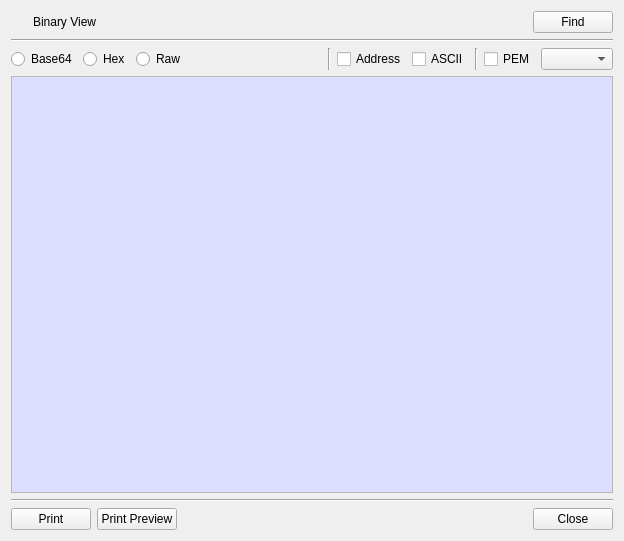
<?xml version="1.0" encoding="UTF-8"?>
<ui version="4.0">
 <class>BinViewDlg</class>
 <widget class="QDialog" name="BinViewDlg">
  <property name="geometry">
   <rect>
    <x>0</x>
    <y>0</y>
    <width>624</width>
    <height>541</height>
   </rect>
  </property>
  <property name="windowTitle">
   <string>Binary View Window</string>
  </property>
  <layout class="QVBoxLayout" name="verticalLayout">
   <item>
    <layout class="QGridLayout" name="gridLayout">
     <item row="0" column="2">
      <spacer name="horizontalSpacer">
       <property name="orientation">
        <enum>Qt::Horizontal</enum>
       </property>
       <property name="sizeHint" stdset="0">
        <size>
         <width>40</width>
         <height>20</height>
        </size>
       </property>
      </spacer>
     </item>
     <item row="0" column="1">
      <widget class="QLabel" name="label">
       <property name="text">
        <string>Binary View</string>
       </property>
      </widget>
     </item>
     <item row="0" column="0">
      <widget class="QPushButton" name="pushButton">
       <property name="maximumSize">
        <size>
         <width>16</width>
         <height>16</height>
        </size>
       </property>
       <property name="text">
        <string/>
       </property>
       <property name="icon">
        <iconset resource="bereditor.qrc">
         <normaloff>:/images/bin_view.png</normaloff>:/images/bin_view.png</iconset>
       </property>
       <property name="flat">
        <bool>true</bool>
       </property>
      </widget>
     </item>
     <item row="0" column="3">
      <widget class="QPushButton" name="mFindBtn">
       <property name="text">
        <string>Find</string>
       </property>
      </widget>
     </item>
    </layout>
   </item>
   <item>
    <widget class="Line" name="line_2">
     <property name="orientation">
      <enum>Qt::Horizontal</enum>
     </property>
    </widget>
   </item>
   <item>
    <layout class="QGridLayout" name="gridLayout_3">
     <item row="0" column="7">
      <widget class="QCheckBox" name="mASCIICheck">
       <property name="text">
        <string>ASCII</string>
       </property>
      </widget>
     </item>
     <item row="0" column="4">
      <spacer name="horizontalSpacer_3">
       <property name="orientation">
        <enum>Qt::Horizontal</enum>
       </property>
       <property name="sizeHint" stdset="0">
        <size>
         <width>40</width>
         <height>20</height>
        </size>
       </property>
      </spacer>
     </item>
     <item row="0" column="3">
      <widget class="QRadioButton" name="mRawRadio">
       <property name="text">
        <string>Raw</string>
       </property>
      </widget>
     </item>
     <item row="0" column="2">
      <widget class="QRadioButton" name="mHexRadio">
       <property name="text">
        <string>Hex</string>
       </property>
      </widget>
     </item>
     <item row="0" column="10">
      <widget class="QComboBox" name="mHeaderCombo"/>
     </item>
     <item row="0" column="6">
      <widget class="QCheckBox" name="mAddressCheck">
       <property name="text">
        <string>Address</string>
       </property>
      </widget>
     </item>
     <item row="0" column="9">
      <widget class="QCheckBox" name="mPEMHeaderCheck">
       <property name="text">
        <string>PEM</string>
       </property>
      </widget>
     </item>
     <item row="0" column="1">
      <widget class="QRadioButton" name="mBase64Radio">
       <property name="text">
        <string>Base64</string>
       </property>
      </widget>
     </item>
     <item row="0" column="5">
      <widget class="Line" name="line_3">
       <property name="orientation">
        <enum>Qt::Vertical</enum>
       </property>
      </widget>
     </item>
     <item row="0" column="8">
      <widget class="Line" name="line_4">
       <property name="orientation">
        <enum>Qt::Vertical</enum>
       </property>
      </widget>
     </item>
    </layout>
   </item>
   <item>
    <widget class="QPlainTextEdit" name="mDataText">
     <property name="minimumSize">
      <size>
       <width>600</width>
       <height>360</height>
      </size>
     </property>
     <property name="palette">
      <palette>
       <active>
        <colorrole role="Base">
         <brush brushstyle="SolidPattern">
          <color alpha="255">
           <red>221</red>
           <green>221</green>
           <blue>255</blue>
          </color>
         </brush>
        </colorrole>
       </active>
       <inactive>
        <colorrole role="Base">
         <brush brushstyle="SolidPattern">
          <color alpha="255">
           <red>221</red>
           <green>221</green>
           <blue>255</blue>
          </color>
         </brush>
        </colorrole>
       </inactive>
       <disabled/>
      </palette>
     </property>
     <property name="acceptDrops">
      <bool>false</bool>
     </property>
     <property name="readOnly">
      <bool>true</bool>
     </property>
    </widget>
   </item>
   <item>
    <widget class="Line" name="line">
     <property name="orientation">
      <enum>Qt::Horizontal</enum>
     </property>
    </widget>
   </item>
   <item>
    <layout class="QGridLayout" name="gridLayout_2">
     <item row="0" column="3">
      <widget class="QPushButton" name="mCloseBtn">
       <property name="text">
        <string>Close</string>
       </property>
      </widget>
     </item>
     <item row="0" column="2">
      <spacer name="horizontalSpacer_2">
       <property name="orientation">
        <enum>Qt::Horizontal</enum>
       </property>
       <property name="sizeHint" stdset="0">
        <size>
         <width>40</width>
         <height>20</height>
        </size>
       </property>
      </spacer>
     </item>
     <item row="0" column="0">
      <widget class="QPushButton" name="mPrintBtn">
       <property name="text">
        <string>Print</string>
       </property>
      </widget>
     </item>
     <item row="0" column="1">
      <widget class="QPushButton" name="mPrintPreviewBtn">
       <property name="text">
        <string>Print Preview</string>
       </property>
      </widget>
     </item>
    </layout>
   </item>
  </layout>
 </widget>
 <tabstops>
  <tabstop>pushButton</tabstop>
  <tabstop>mFindBtn</tabstop>
  <tabstop>mBase64Radio</tabstop>
  <tabstop>mHexRadio</tabstop>
  <tabstop>mRawRadio</tabstop>
  <tabstop>mAddressCheck</tabstop>
  <tabstop>mASCIICheck</tabstop>
  <tabstop>mPEMHeaderCheck</tabstop>
  <tabstop>mHeaderCombo</tabstop>
  <tabstop>mDataText</tabstop>
  <tabstop>mPrintBtn</tabstop>
  <tabstop>mPrintPreviewBtn</tabstop>
  <tabstop>mCloseBtn</tabstop>
 </tabstops>
 <resources>
  <include location="bereditor.qrc"/>
 </resources>
 <connections/>
</ui>
